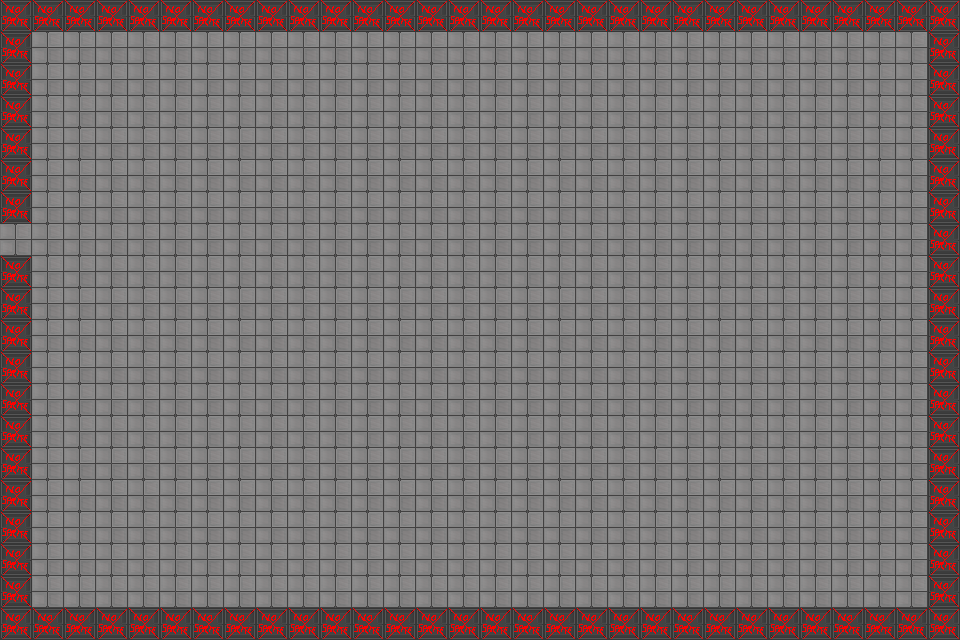

Tiled map render using the project's own tile images. Description and the whole map definition, tile-layer contents included, below:
An orthogonal 30x20 tile map with 32x32 px tiles, 1 tile layer (turfs).

<map version="1.10" tiledversion="1.10.2" orientation="orthogonal" renderorder="left-up" width="30" height="20" tilewidth="32" tileheight="32" infinite="0" nextlayerid="2" nextobjectid="1">
 <tileset firstgid="1" source="tiled/turfsheet.tsx" />
 <layer id="1" name="turfs" width="30" height="20">
  <data encoding="csv">
1,1,1,1,1,1,1,1,1,1,1,1,1,1,1,1,1,1,1,1,1,1,1,1,1,1,1,1,1,1,
1,25,25,25,25,25,25,25,25,25,25,25,25,25,25,25,25,25,25,25,25,25,25,25,25,25,25,25,25,1,
1,25,25,25,25,25,25,25,25,25,25,25,25,25,25,25,25,25,25,25,25,25,25,25,25,25,25,25,25,1,
1,25,25,25,25,25,25,25,25,25,25,25,25,25,25,25,25,25,25,25,25,25,25,25,25,25,25,25,25,1,
1,25,25,25,25,25,25,25,25,25,25,25,25,25,25,25,25,25,25,25,25,25,25,25,25,25,25,25,25,1,
1,25,25,25,25,25,25,25,25,25,25,25,25,25,25,25,25,25,25,25,25,25,25,25,25,25,25,25,25,1,
1,25,25,25,25,25,25,25,25,25,25,25,25,25,25,25,25,25,25,25,25,25,25,25,25,25,25,25,25,1,
25,25,25,25,25,25,25,25,25,25,25,25,25,25,25,25,25,25,25,25,25,25,25,25,25,25,25,25,25,1,
1,25,25,25,25,25,25,25,25,25,25,25,25,25,25,25,25,25,25,25,25,25,25,25,25,25,25,25,25,1,
1,25,25,25,25,25,25,25,25,25,25,25,25,25,25,25,25,25,25,25,25,25,25,25,25,25,25,25,25,1,
1,25,25,25,25,25,25,25,25,25,25,25,25,25,25,25,25,25,25,25,25,25,25,25,25,25,25,25,25,1,
1,25,25,25,25,25,25,25,25,25,25,25,25,25,25,25,25,25,25,25,25,25,25,25,25,25,25,25,25,1,
1,25,25,25,25,25,25,25,25,25,25,25,25,25,25,25,25,25,25,25,25,25,25,25,25,25,25,25,25,1,
1,25,25,25,25,25,25,25,25,25,25,25,25,25,25,25,25,25,25,25,25,25,25,25,25,25,25,25,25,1,
1,25,25,25,25,25,25,25,25,25,25,25,25,25,25,25,25,25,25,25,25,25,25,25,25,25,25,25,25,1,
1,25,25,25,25,25,25,25,25,25,25,25,25,25,25,25,25,25,25,25,25,25,25,25,25,25,25,25,25,1,
1,25,25,25,25,25,25,25,25,25,25,25,25,25,25,25,25,25,25,25,25,25,25,25,25,25,25,25,25,1,
1,25,25,25,25,25,25,25,25,25,25,25,25,25,25,25,25,25,25,25,25,25,25,25,25,25,25,25,25,1,
1,25,25,25,25,25,25,25,25,25,25,25,25,25,25,25,25,25,25,25,25,25,25,25,25,25,25,25,25,1,
1,1,1,1,1,1,1,1,1,1,1,1,1,1,1,1,1,1,1,1,1,1,1,1,1,1,1,1,1,1
</data>
 </layer>
</map>